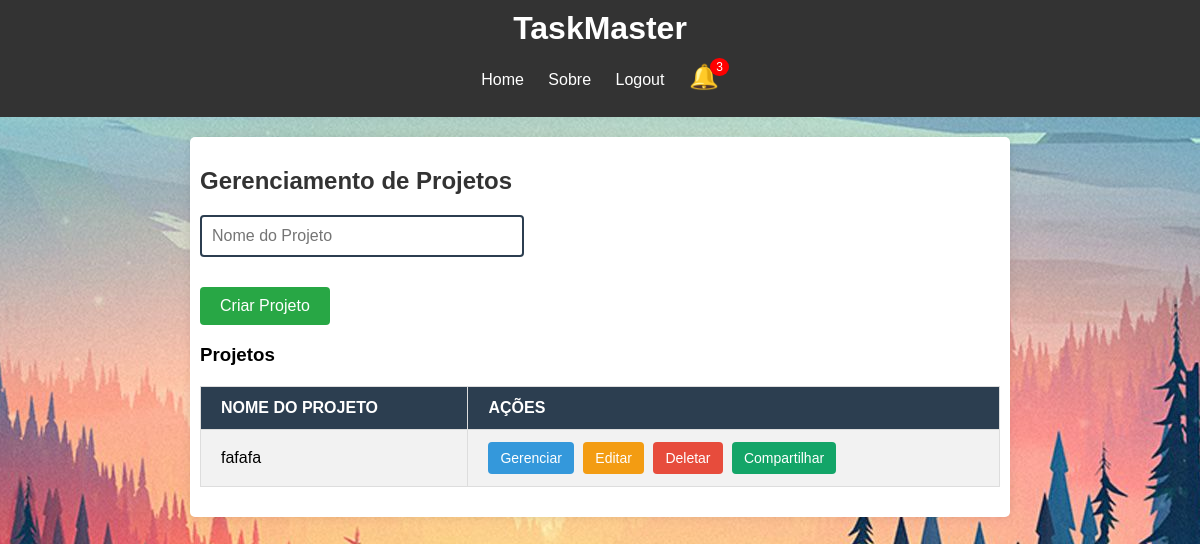
The page /home (signed in) on the database as committed earlier.
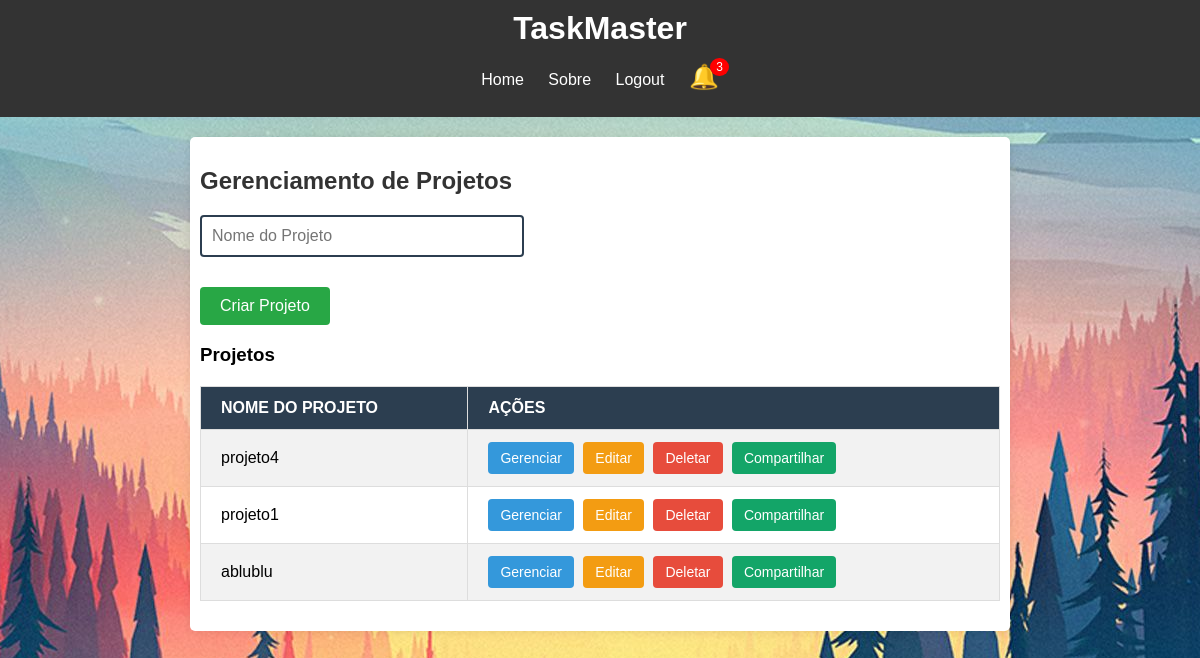
The same page on the database as committed later.
### website/models.py (models this page shows)
class Project(db.Model):
    __tablename__ = 'project'
    id = db.Column(db.Integer, primary_key=True)
    nome_projeto = db.Column(db.String(100), nullable=False)
    user_id = db.Column(db.Integer, db.ForeignKey('usuario.id'), nullable=False)
    criador = db.relationship('Usuario', backref='projetos_criados')

### website/project.py (the view, shortened to what this page needs)
@project.route('/home', methods=['POST', 'GET'])
@login_required
def home():
    projetos_criados = Project.query.filter_by(user_id=current_user.id).all()
    projetos_compartilhados = current_user.projects
    todos_os_projetos = projetos_criados + projetos_compartilhados
    return render_template('taskMaster.html', projects=todos_os_projetos)

### website/templates/taskMaster.html (shortened to what this page needs)
{% extends 'base.html' %}
{% block content %}
    <h2>Gerenciamento de Projetos</h2>
    <form id="criarProjeto" method="POST" action="{{ url_for('project.adicionar_projeto') }}">
        <input type="text" name="project_name" placeholder="Nome do Projeto" required>
        <button type="submit">Criar Projeto</button>
    </form>
    <h3>Projetos</h3>
    <table id="botoesProjetos">
        <tr>
            <th>Nome do Projeto</th>
            <th>Ações</th>
        </tr>
        {% for projeto in projects %}
        <tr>
            <td>{{ projeto.nome_projeto }}</td>
            <td>
                <a href="/projeto/{{ projeto.id }}" class="btn btn-primary">Gerenciar</a>
                <a href="{{ url_for('project.editar_projeto', project_id=projeto.id) }}" class="btn btn-warning">Editar</a>
                <form method="POST" action="{{ url_for('project.deletar_projeto', project_id=projeto.id) }}" style="display:inline;">
                    <button type="submit" class="btn btn-danger" onclick="return confirm('Tem certeza que deseja deletar este projeto?');">Deletar</button>
                </form>
                <button class="btn btn-compartilhar" onclick="mostrarFormulario('{{ projeto.id }}')">Compartilhar</button>
            </td>
        </tr>
        {% endfor %}
    </table>
{% endblock %}

### website/templates/base.html (shortened to what this page needs)
<!DOCTYPE html>
<html lang="en">
<head>
    <link rel="stylesheet" href="{{url_for('static',filename='taskMaster.css')}}">
</head>
<body>
    <header>
        <div class="containerTask">
            <h1>TaskMaster</h1>
            <ul>
                <li><a href="{{ url_for('project.home') }}">Home</a></li>
                <li><a href="{{ url_for('auth.sobre') }}">Sobre</a></li>
                <li><a href="{{ url_for('auth.logout') }}">Logout</a></li>
                <li>
                    <a href="{{ url_for('notificacoes.notifications') }}" class="notification-icon">
                        🔔
                        <span class="notification-badge">3</span>
                    </a>
                </li>
            </ul>
        </div>
    </header>
    <div class="container main">
        {% block content %}{% endblock %}
    </div>
</body>
</html>

### website/static/taskMaster.css (style rules this page uses)
body { font-family: Arial, sans-serif; background-color: #e0e0e0; margin: 0; padding: 0; background: url('login.jpg') no-repeat center fixed; }
header { background-color: #333; color: white; padding: 10px 0; }
header h1 { margin: 0; text-align: center; }
header ul { list-style: none; padding: 0; text-align: center; }
header ul li { display: inline; margin: 0 10px; }
header ul li a { color: white; text-decoration: none; }
.container { max-width: 800px; margin: 20px auto; padding: 10px; background-color: #ffffff; border-radius: 5px; box-shadow: 0 0 10px rgba(0, 0, 0, 0.1); }
.main h2 { margin-bottom: 20px; color: #333333; }
header h1 { margin: 0; text-align: center; color: #ffffff; }
header ul li a { color: #ffffff; text-decoration: none; }
#criarProjeto { display: flex; flex-direction: column; align-items: baseline; margin-top: 10px; }
#criarProjeto input[type="text"] { padding: 10px; font-size: 16px; border: 2px solid #2c3e50; border-radius: 4px; width: 300px; margin-bottom: 20px; }
#criarProjeto button[type="submit"] { padding: 10px 20px; font-size: 16px; color: #fff; background-color: #28a745; border: none; border-radius: 4px; cursor: pointer; transition: background-color 0.3s ease; margin-top: 10px; }
#botoesProjetos { width: 100%; max-width: 800px; margin: 20px 0; border-collapse: collapse; }
#botoesProjetos th, #botoesProjetos td { padding: 12px 20px; border: 1px solid #ddd; text-align: left; }
#botoesProjetos th { background-color: #2c3e50; color: white; text-transform: uppercase; font-weight: bold; }
#botoesProjetos tr:nth-child(even) { background-color: #f2f2f2; }
.btn { padding: 8px 12px; font-size: 14px; text-decoration: none; border-radius: 4px; transition: background-color 0.3s ease; text-align: center; margin-right: 5px; color: white; border: none; }
.btn-primary { background-color: #3498db; color: white; }
.btn-warning { background-color: #f39c12; color: white; }
.btn-danger { background-color: #e74c3c; color: white; border: none; }
.btn-compartilhar { background-color: #13a568; }
.notification-icon { position: relative; font-size: 24px; color: #333; text-decoration: none; }
.notification-badge { position: absolute; top: -5px; right: -10px; background-color: red; color: white; border-radius: 50%; padding: 2px 6px; font-size: 12px; }

Rows that differ between the two databases and show on the page:
removed Project: nome_projeto "fafafa"
added Project: nome_projeto "projeto4"
added Project: nome_projeto "projeto1"
added Project: nome_projeto "ablublu"
